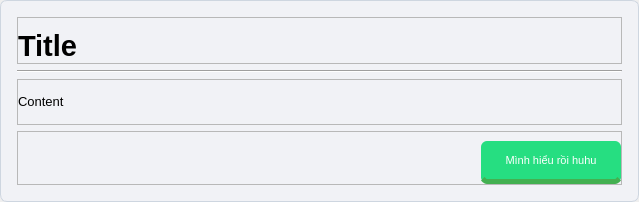
<?xml version="1.0" encoding="UTF-8"?>
<ui version="4.0">
 <class>Dialog</class>
 <widget class="QDialog" name="Dialog">
  <property name="geometry">
   <rect>
    <x>0</x>
    <y>0</y>
    <width>639</width>
    <height>202</height>
   </rect>
  </property>
  <property name="windowTitle">
   <string>Dialog</string>
  </property>
  <layout class="QVBoxLayout" name="verticalLayout">
   <property name="leftMargin">
    <number>0</number>
   </property>
   <property name="topMargin">
    <number>0</number>
   </property>
   <property name="rightMargin">
    <number>0</number>
   </property>
   <property name="bottomMargin">
    <number>0</number>
   </property>
   <item>
    <widget class="QFrame" name="frame">
     <property name="styleSheet">
      <string notr="true">QFrame#frame {
background-color: #f1f2f6;
border-radius: 7px;
border: 1px solid #ced6e0;
}</string>
     </property>
     <property name="frameShape">
      <enum>QFrame::StyledPanel</enum>
     </property>
     <property name="frameShadow">
      <enum>QFrame::Raised</enum>
     </property>
     <layout class="QVBoxLayout" name="verticalLayout_2">
      <property name="leftMargin">
       <number>16</number>
      </property>
      <property name="topMargin">
       <number>16</number>
      </property>
      <property name="rightMargin">
       <number>16</number>
      </property>
      <property name="bottomMargin">
       <number>16</number>
      </property>
      <item>
       <widget class="QFrame" name="frame_3">
        <property name="frameShape">
         <enum>QFrame::StyledPanel</enum>
        </property>
        <property name="frameShadow">
         <enum>QFrame::Raised</enum>
        </property>
        <layout class="QHBoxLayout" name="horizontalLayout_2">
         <property name="spacing">
          <number>15</number>
         </property>
         <property name="leftMargin">
          <number>0</number>
         </property>
         <property name="topMargin">
          <number>0</number>
         </property>
         <property name="rightMargin">
          <number>0</number>
         </property>
         <property name="bottomMargin">
          <number>0</number>
         </property>
         <item alignment="Qt::AlignLeft|Qt::AlignBottom">
          <widget class="QLabel" name="labelTitle">
           <property name="sizePolicy">
            <sizepolicy hsizetype="Fixed" vsizetype="Preferred">
             <horstretch>0</horstretch>
             <verstretch>0</verstretch>
            </sizepolicy>
           </property>
           <property name="font">
            <font>
             <family>Segoe UI</family>
             <pointsize>22</pointsize>
             <weight>75</weight>
             <bold>true</bold>
            </font>
           </property>
           <property name="focusPolicy">
            <enum>Qt::NoFocus</enum>
           </property>
           <property name="text">
            <string>Title</string>
           </property>
          </widget>
         </item>
         <item>
          <spacer name="horizontalSpacer">
           <property name="orientation">
            <enum>Qt::Horizontal</enum>
           </property>
           <property name="sizeHint" stdset="0">
            <size>
             <width>40</width>
             <height>20</height>
            </size>
           </property>
          </spacer>
         </item>
        </layout>
       </widget>
      </item>
      <item>
       <widget class="Line" name="line">
        <property name="minimumSize">
         <size>
          <width>0</width>
          <height>0</height>
         </size>
        </property>
        <property name="orientation">
         <enum>Qt::Horizontal</enum>
        </property>
       </widget>
      </item>
      <item>
       <widget class="QFrame" name="frame_2">
        <property name="frameShape">
         <enum>QFrame::StyledPanel</enum>
        </property>
        <property name="frameShadow">
         <enum>QFrame::Raised</enum>
        </property>
        <layout class="QHBoxLayout" name="horizontalLayout">
         <property name="leftMargin">
          <number>0</number>
         </property>
         <property name="topMargin">
          <number>0</number>
         </property>
         <property name="rightMargin">
          <number>0</number>
         </property>
         <property name="bottomMargin">
          <number>0</number>
         </property>
         <item>
          <widget class="QLabel" name="labelContent">
           <property name="font">
            <font>
             <family>Segoe UI</family>
             <pointsize>10</pointsize>
            </font>
           </property>
           <property name="text">
            <string>Content</string>
           </property>
           <property name="textFormat">
            <enum>Qt::RichText</enum>
           </property>
           <property name="wordWrap">
            <bool>true</bool>
           </property>
          </widget>
         </item>
        </layout>
       </widget>
      </item>
      <item>
       <widget class="QFrame" name="frame_4">
        <property name="frameShape">
         <enum>QFrame::StyledPanel</enum>
        </property>
        <property name="frameShadow">
         <enum>QFrame::Raised</enum>
        </property>
        <layout class="QHBoxLayout" name="horizontalLayout_3">
         <property name="leftMargin">
          <number>0</number>
         </property>
         <property name="rightMargin">
          <number>0</number>
         </property>
         <property name="bottomMargin">
          <number>0</number>
         </property>
         <item>
          <spacer name="horizontalSpacer_2">
           <property name="orientation">
            <enum>Qt::Horizontal</enum>
           </property>
           <property name="sizeHint" stdset="0">
            <size>
             <width>40</width>
             <height>20</height>
            </size>
           </property>
          </spacer>
         </item>
         <item>
          <widget class="QPushButton" name="pushButtonOK">
           <property name="sizePolicy">
            <sizepolicy hsizetype="Fixed" vsizetype="Fixed">
             <horstretch>0</horstretch>
             <verstretch>0</verstretch>
            </sizepolicy>
           </property>
           <property name="font">
            <font>
             <family>Segoe UI</family>
             <pointsize>8</pointsize>
            </font>
           </property>
           <property name="styleSheet">
            <string notr="true">QPushButton {
border-bottom: 5px solid #43B051;
border-radius: 6px;
background-color: #26de81;
min-width: 140px;
min-height: 38px;
color: white;
}

QPushButton:pressed {
    background-color: #20bf6b;
	border: none;
}
</string>
           </property>
           <property name="text">
            <string>Mình hiểu rồi huhu</string>
           </property>
          </widget>
         </item>
        </layout>
       </widget>
      </item>
     </layout>
    </widget>
   </item>
  </layout>
 </widget>
 <resources/>
 <connections/>
</ui>
